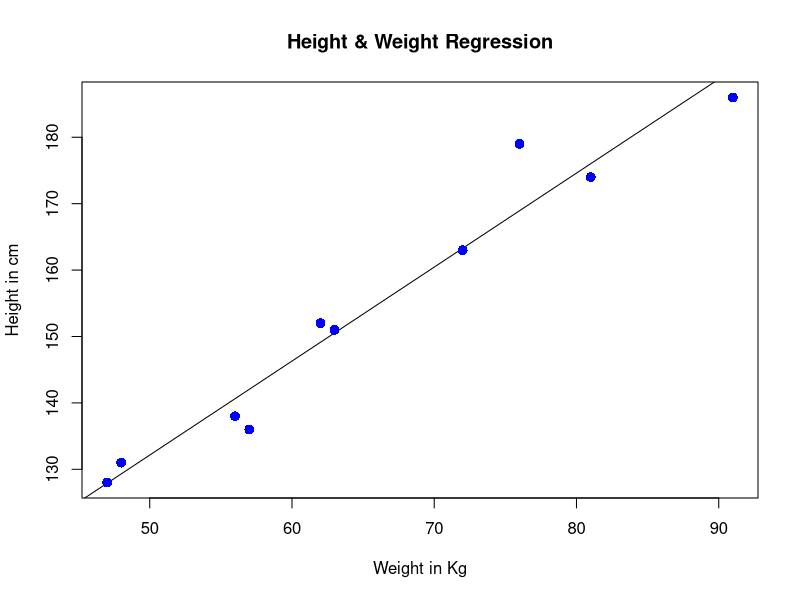
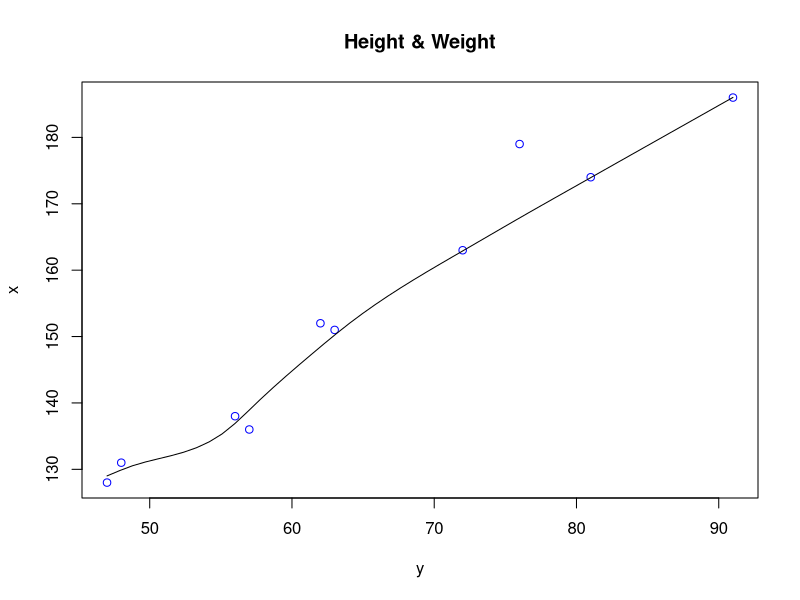

Reproduce these figures in R, in order.
#Activity 1.1
# The predictor vector.
x <- c(151, 174, 138, 186, 128, 136, 179, 163, 152, 131)
# The response vector.
y <- c(63, 81, 56, 91, 47, 57, 76, 72, 62, 48)
# Apply the lm() function.
relation <- lm(y~x)
print(relation)

#the lm(y~x) is the function that creates a linear regression model
#it finds the relationship between height(x) and weight (y)
#the output is intercept (constant value) and slope (how much y changes when x increases)
#it shows a +ve relationship (taller people -> heavier weight)

#Activity 1.2
print(summary(relation))

#it provide r squared (how well the model fits data) and pvalue (significance the model)
#if pvalue < 0.05 the model is statisically significant
#higher R^2 is better for prediction accuracy

#Activity 1.3
# Find weight of a person with height 170.
a <- data.frame(x = 170)
result <- predict(relation,a)
print(result)

#predict() estimates weight for a given height
#uses the regression eq
#Output is the predicted weight

#Activity 1.4
b <- data.frame(x=c(151, 174,170))
result <- predict(relation,b)
print(result)

#can predict multiple values at once
#more efficient than predicting one by one

#Activity 1.5
# Plot the chart.
plot(y,x,col = "blue",main = "Height & Weight Regression",
     abline(lm(x~y)),cex = 1.3,pch = 16,xlab = "Weight in Kg",ylab =
       "Height in cm")
# OR
scatter.smooth(y,x,col = "blue",main = "Height & Weight")

#plot() shows scatter point(data)
#abline() adds regression line
#scatter.smooth() shows trend clearly
